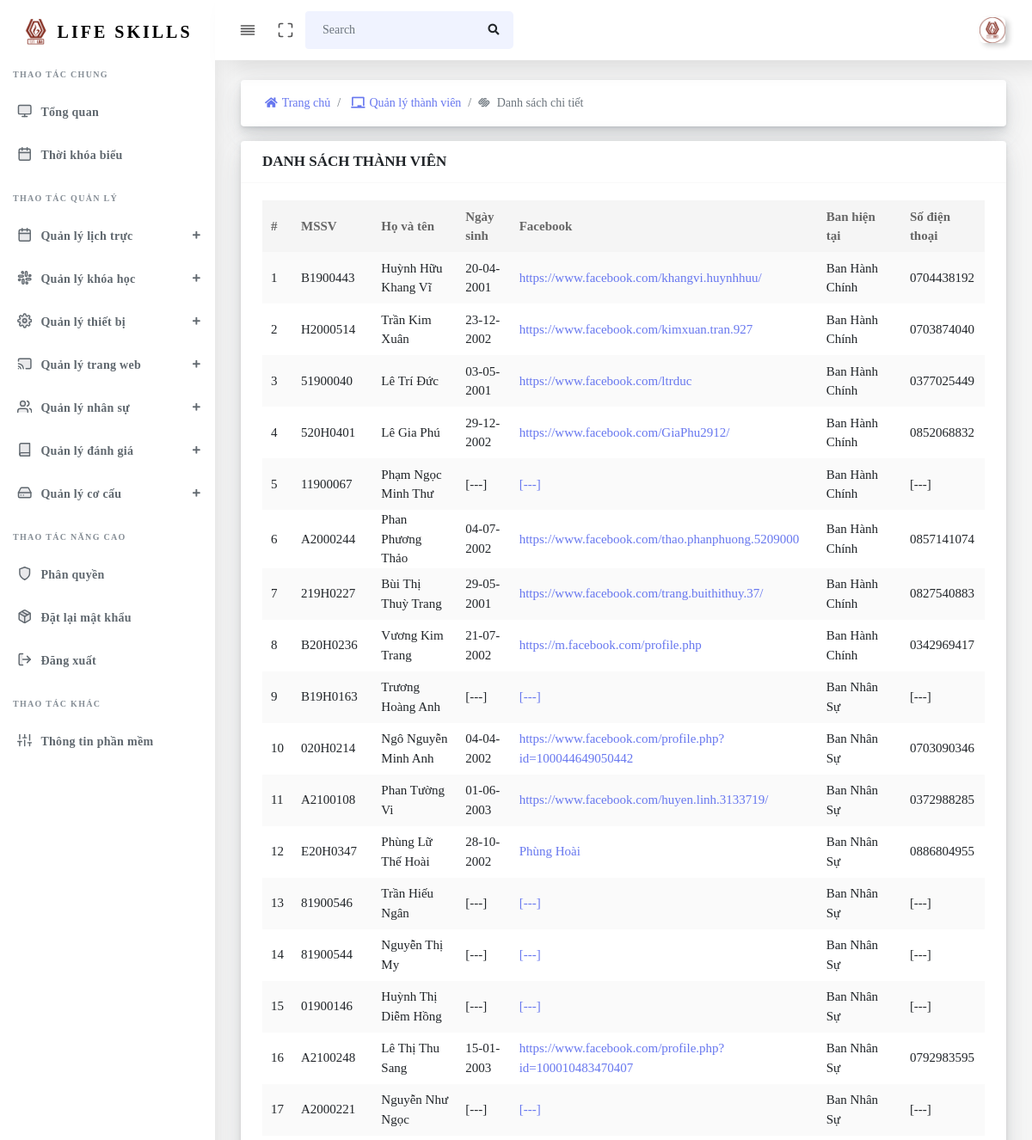
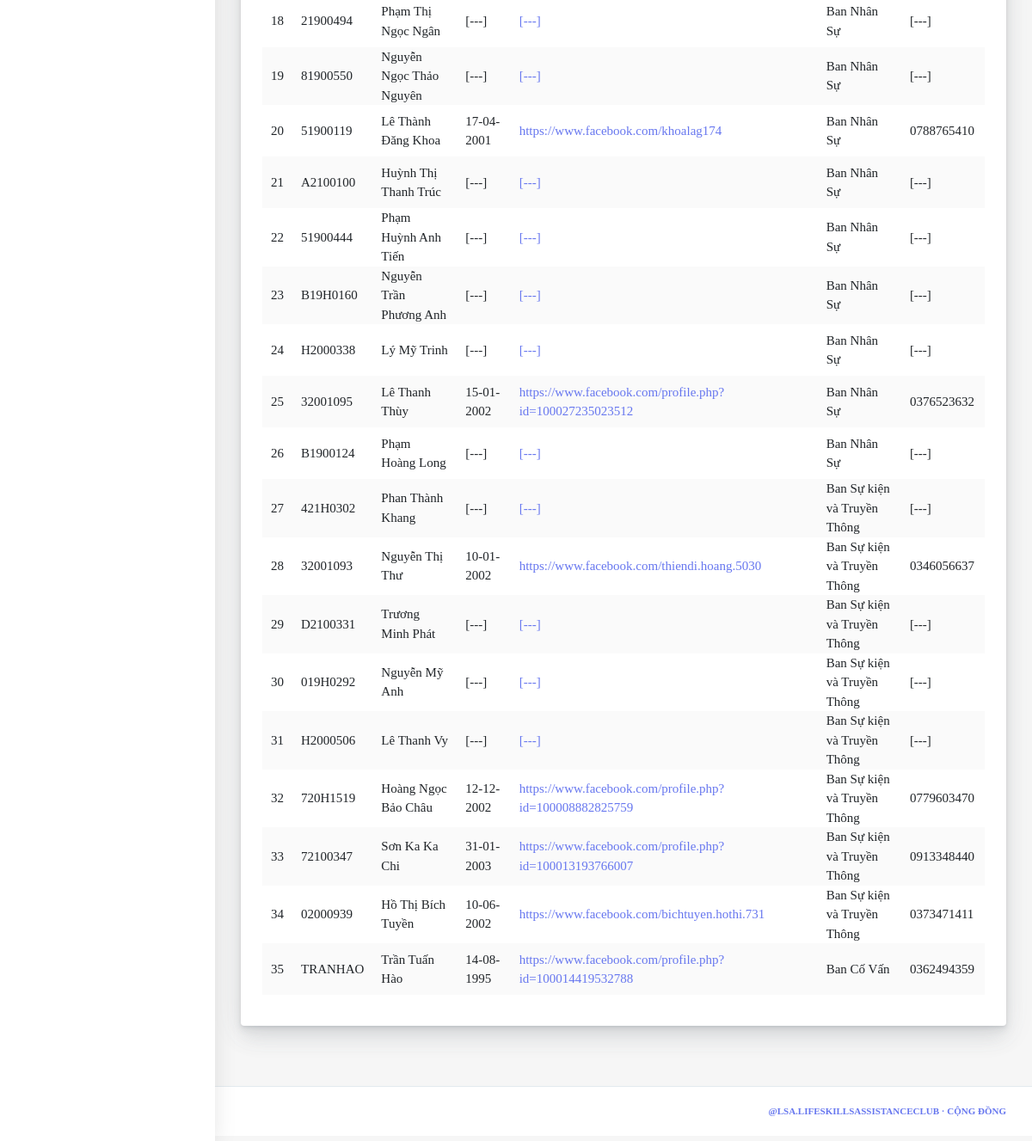
The app's page /Admin/DetailedMember (signed in) with its own data (2 pictures, top to bottom).
### tables this page shows
CREATE TABLE `tbl_user` (
  `id_user` int(255) NOT NULL,
  `id_student` varchar(8) NOT NULL,
  `password` varchar(255) NOT NULL,
  `fullname` varchar(255) NOT NULL,
  `birthday` date DEFAULT NULL,
  `facebook` varchar(255) DEFAULT NULL,
  `id_team` int(255) DEFAULT NULL,
  `phone` varchar(11) DEFAULT NULL,
  `role` int(1) NOT NULL
);

CREATE TABLE `tbl_team` (
  `id_team` int(255) NOT NULL,
  `name` varchar(255) NOT NULL,
  `description` text NOT NULL
);

### source/views/admin/layout.php (called while the page is built)
<?php
$filepath = realpath(dirname(__FILE__));
require_once($filepath . '/partials/header.php');
require_once($filepath . '/partials/sidebar.php');
require_once($filepath . '/pages/' . $data['page'] . '.php');
require_once($filepath . '/partials/footer.php');
?>

### source/core/Controller.php (called while the page is built, shortened)
<?php
class Controller
{
    public function viewAdmin($view, $data = [])
    {
        require_once(realpath(dirname(__FILE__)) . '/../views/admin/' . $view . '.php');
    }
}
?>

### source/controllers/Admin.php (called while the page is built, shortened)
<?php
class Admin extends Controller
{
  private $Personnel;
  function __construct()
  {
    $this->Personnel        = $this->model("Personnel");
  }
  public function DetailedMember()
  {
    $Notification = [];
    $this->viewAdmin("layout", [
      "page"          => "member/detailed",
      "ListMember"    => $this->Personnel->getMember(),
      "Notification"  => $Notification,
    ]);
  }
}

### source/core/App.php (called while the page is built, shortened)
<?php
class App
{
    protected $action       = "Index";
    function __construct()
    {
        $arr        = $this->UrlProcess();
        $filepath   = realpath(dirname(__FILE__));
        if (isset($arr[0])) {
            if (file_exists($filepath . '/../controllers/' . $arr[0] . '.php')) {
                if ($arr[0] == "Admin") {
                    $this->action = "Home";
                }
                unset($arr[0]);
            }
        }
        $this->controller = new $this->controller;
        if (isset($arr[1])) {
            if (method_exists($this->controller, $arr[1])) {
                $this->action = $arr[1];
            }
            unset($arr[1]);
        }
        $this->params = $arr ? array_values($arr) : [];
        call_user_func_array([$this->controller, $this->action], $this->params);
    }
    function UrlProcess()
    {
        if (isset($_GET["url"])) return explode("/", filter_var(trim($_GET["url"], "/")));
    }
}
?>

### index.php (called while the page is built, shortened)
<?php
$myApp = new App();
?>

### source/core/lib/database.php (called while the page is built, shortened)
<?php
class Database
{
  protected $host   = DB_HOST;
  protected $user   = DB_USER;
  protected $pass   = DB_PASS;
  protected $dbname = DB_NAME;
  public $link;
  private function connectDB()
  {
    $this->link = new mysqli(
      $this->host,
      $this->user,
      $this->pass,
      $this->dbname
    );
  }
  public function select($query)
  {
    $result = $this->link->query($query) or
      die($this->link->error . __LINE__);
    if ($result->num_rows > 0) {
      return $result;
    } else {
      return false;
    }
  }
}

### source/models/Personnel.php (called while the page is built, shortened)
<?php
class Personnel
{
  private $db;
  public function __construct()
  {
    $this->db = new Database();
  }
  public function getMember()
  {
    $query  = "SELECT tbl_user.*, tbl_team.name AS team FROM tbl_user, tbl_team WHERE tbl_user.id_team = tbl_team.id_team AND role = '0' ORDER BY id_team ASC";
    $result = $this->db->select($query);
    return $result;
  }
}

### source/core/helpers/format.php (called while the page is built, shortened)
<?php
class Format
{
  public function formatDate($date)
  {
    return date('d-m-Y', strtotime($date));
  }
}

### source/views/admin/pages/member/detailed.php (the view)
<div class="main-content">
  <section class="section mb-3">
    <div class="section-body">
      <div class="row">
        <div class="col-md-12">
          <div class="card mb-2">
            <div class="card-body p-2">
              <nav aria-label="breadcrumb m-0">
                <ol class="breadcrumb bg-white m-0">
                  <li class="breadcrumb-item"><a href="Admin/Home"><i class="fas fa-home"></i>Trang chủ</a></li>
                  <li class="breadcrumb-item"><a href="Admin/Member"><i class="fas fa-chalkboard"></i>Quản lý thành viên</a></li>
                  <li class="breadcrumb-item active" aria-current="page"><i class="fab fa-squarespace"></i> Danh sách chi tiết</strong></li>
                </ol>
              </nav>
            </div>
          </div>
        </div>
      </div>
    </div>
  </section>
  <section class="section">
    <div class="section-body">
      <div class="row">
        <div class="col-12">
          <div class="card">
            <div class="card-header">
              <h4>DANH SÁCH THÀNH VIÊN</h4>
            </div>
            <div class="card-body">
              <div class="table-responsive">
                <table class="table table-striped table-hover" id="tableExport">
                  <thead>
                    <tr>
                      <th>#</th>
                      <th>MSSV</th>
                      <th>Họ và tên</th>
                      <th>Ngày sinh</th>
                      <th>Facebook</th>
                      <th>Ban hiện tại</th>
                      <th>Số điện thoại</th>
                    </tr>
                  </thead>
                  <tbody>
                    <?php if ($data['ListMember']) {
                      $i = 1;
                      $fm = new Format();
                      while ($value = $data['ListMember']->fetch_assoc()) { ?>
                        <tr>
                          <td><?php echo $i++; ?></td>
                          <td><?php echo $value['id_student'] ?></td>
                          <td><?php echo $value['fullname'] ?></td>
                          <td><?php echo ($value['birthday'] != "") ? $fm->formatDate($value['birthday']) : '[---]'; ?></td>
                          <td><a href="<?php echo $value['facebook'] ?>"><?php echo ($value['facebook'] != "") ? $value['facebook'] : '[---]'; ?></a></td>
                          <td><?php echo $value['team'] ?></td>
                          <td><?php echo ($value['phone'] != "") ? $value['phone'] : '[---]'; ?></td>
                        </tr>
                    <?php }
                    } ?>
                  </tbody>
                </table>
              </div>
            </div>
          </div>
        </div>
      </div>
    </div>
  </section>
</div>

### records on screen
tbl_user: id_student "B1900443", fullname "Huỳnh Hữu Khang Vĩ", birthday "20-04-2001", facebook "https://www.facebook.com/khangvi.huynhhuu/", id_team.name "Ban Hành Chính", phone "0704438192"
tbl_user: id_student "H2000514", fullname "Trần Kim Xuân", birthday "23-12-2002", facebook "https://www.facebook.com/kimxuan.tran.927", id_team.name "Ban Hành Chính", phone "0703874040"
tbl_user: id_student "51900040", fullname "Lê Trí Đức", birthday "03-05-2001", facebook "https://www.facebook.com/ltrduc", id_team.name "Ban Hành Chính", phone "0377025449"
tbl_user: id_student "520H0401", fullname "Lê Gia Phú", birthday "29-12-2002", facebook "https://www.facebook.com/GiaPhu2912/", id_team.name "Ban Hành Chính", phone "0852068832"
tbl_user: id_student "11900067", fullname "Phạm Ngọc Minh Thư", id_team.name "Ban Hành Chính"
tbl_user: id_student "A2000244", fullname "Phan Phương Thảo", birthday "04-07-2002", facebook "https://www.facebook.com/thao.phanphuong.5209000", id_team.name "Ban Hành Chính", phone "0857141074"
tbl_user: id_student "219H0227", fullname "Bùi Thị Thuỳ Trang", birthday "29-05-2001", facebook "https://www.facebook.com/trang.buithithuy.37/", id_team.name "Ban Hành Chính", phone "0827540883"
tbl_user: id_student "B20H0236", fullname "Vương Kim Trang", birthday "21-07-2002", facebook "https://m.facebook.com/profile.php", id_team.name "Ban Hành Chính", phone "0342969417"
tbl_user: id_student "B19H0163", fullname "Trương Hoàng Anh", id_team.name "Ban Nhân Sự"
tbl_user: id_student "020H0214", fullname "Ngô Nguyễn Minh Anh", birthday "04-04-2002", facebook "https://www.facebook.com/profile.php?id=100044649050442", id_team.name "Ban Nhân Sự", phone "0703090346"
tbl_user: id_student "A2100108", fullname "Phan Tường Vi", birthday "01-06-2003", facebook "https://www.facebook.com/huyen.linh.3133719/", id_team.name "Ban Nhân Sự", phone "0372988285"
tbl_user: id_student "E20H0347", fullname "Phùng Lữ Thế Hoài", birthday "28-10-2002", facebook "Phùng Hoài", id_team.name "Ban Nhân Sự", phone "0886804955"
tbl_user: id_student "81900546", fullname "Trần Hiếu Ngân", id_team.name "Ban Nhân Sự"
tbl_user: id_student "81900544", fullname "Nguyễn Thị My", id_team.name "Ban Nhân Sự"
tbl_user: id_student "01900146", fullname "Huỳnh Thị Diễm Hồng", id_team.name "Ban Nhân Sự"
tbl_user: id_student "A2100248", fullname "Lê Thị Thu Sang", birthday "15-01-2003", facebook "https://www.facebook.com/profile.php?id=100010483470407", id_team.name "Ban Nhân Sự", phone "0792983595"
tbl_user: id_student "A2000221", fullname "Nguyễn Như Ngọc", id_team.name "Ban Nhân Sự"
tbl_user: id_student "21900494", fullname "Phạm Thị Ngọc Ngân", id_team.name "Ban Nhân Sự"
tbl_user: id_student "81900550", fullname "Nguyễn Ngọc Thảo Nguyên", id_team.name "Ban Nhân Sự"
tbl_user: id_student "51900119", fullname "Lê Thành Đăng Khoa", birthday "17-04-2001", facebook "https://www.facebook.com/khoalag174", id_team.name "Ban Nhân Sự", phone "0788765410"
tbl_user: id_student "A2100100", fullname "Huỳnh Thị Thanh Trúc", id_team.name "Ban Nhân Sự"
tbl_user: id_student "51900444", fullname "Phạm Huỳnh Anh Tiến", id_team.name "Ban Nhân Sự"
tbl_user: id_student "B19H0160", fullname "Nguyễn Trần Phương Anh", id_team.name "Ban Nhân Sự"
tbl_user: id_student "H2000338", fullname "Lý Mỹ Trinh", id_team.name "Ban Nhân Sự"
tbl_user: id_student "32001095", fullname "Lê Thanh Thùy", birthday "15-01-2002", facebook "https://www.facebook.com/profile.php?id=100027235023512", id_team.name "Ban Nhân Sự", phone "0376523632"
tbl_user: id_student "B1900124", fullname "Phạm Hoàng Long", id_team.name "Ban Nhân Sự"
tbl_user: id_student "421H0302", fullname "Phan Thành Khang", id_team.name "Ban Sự kiện và Truyền Thông"
tbl_user: id_student "32001093", fullname "Nguyễn Thị Thư", birthday "10-01-2002", facebook "https://www.facebook.com/thiendi.hoang.5030", id_team.name "Ban Sự kiện và Truyền Thông", phone "0346056637"
tbl_user: id_student "D2100331", fullname "Trương Minh Phát", id_team.name "Ban Sự kiện và Truyền Thông"
tbl_user: id_student "019H0292", fullname "Nguyễn Mỹ Anh", id_team.name "Ban Sự kiện và Truyền Thông"
tbl_user: id_student "H2000506", fullname "Lê Thanh Vy", id_team.name "Ban Sự kiện và Truyền Thông"
tbl_user: id_student "720H1519", fullname "Hoàng Ngọc Bảo Châu", birthday "12-12-2002", facebook "https://www.facebook.com/profile.php?id=100008882825759", id_team.name "Ban Sự kiện và Truyền Thông", phone "0779603470"
tbl_user: id_student "72100347", fullname "Sơn Ka Ka Chi", birthday "31-01-2003", facebook "https://www.facebook.com/profile.php?id=100013193766007", id_team.name "Ban Sự kiện và Truyền Thông", phone "0913348440"
tbl_user: id_student "02000939", fullname "Hồ Thị Bích Tuyền", birthday "10-06-2002", facebook "https://www.facebook.com/bichtuyen.hothi.731", id_team.name "Ban Sự kiện và Truyền Thông", phone "0373471411"
tbl_user: id_student "TRANHAO", fullname "Trần Tuấn Hào", birthday "14-08-1995", facebook "https://www.facebook.com/profile.php?id=100014419532788", id_team.name "Ban Cố Vấn", phone "0362494359"
